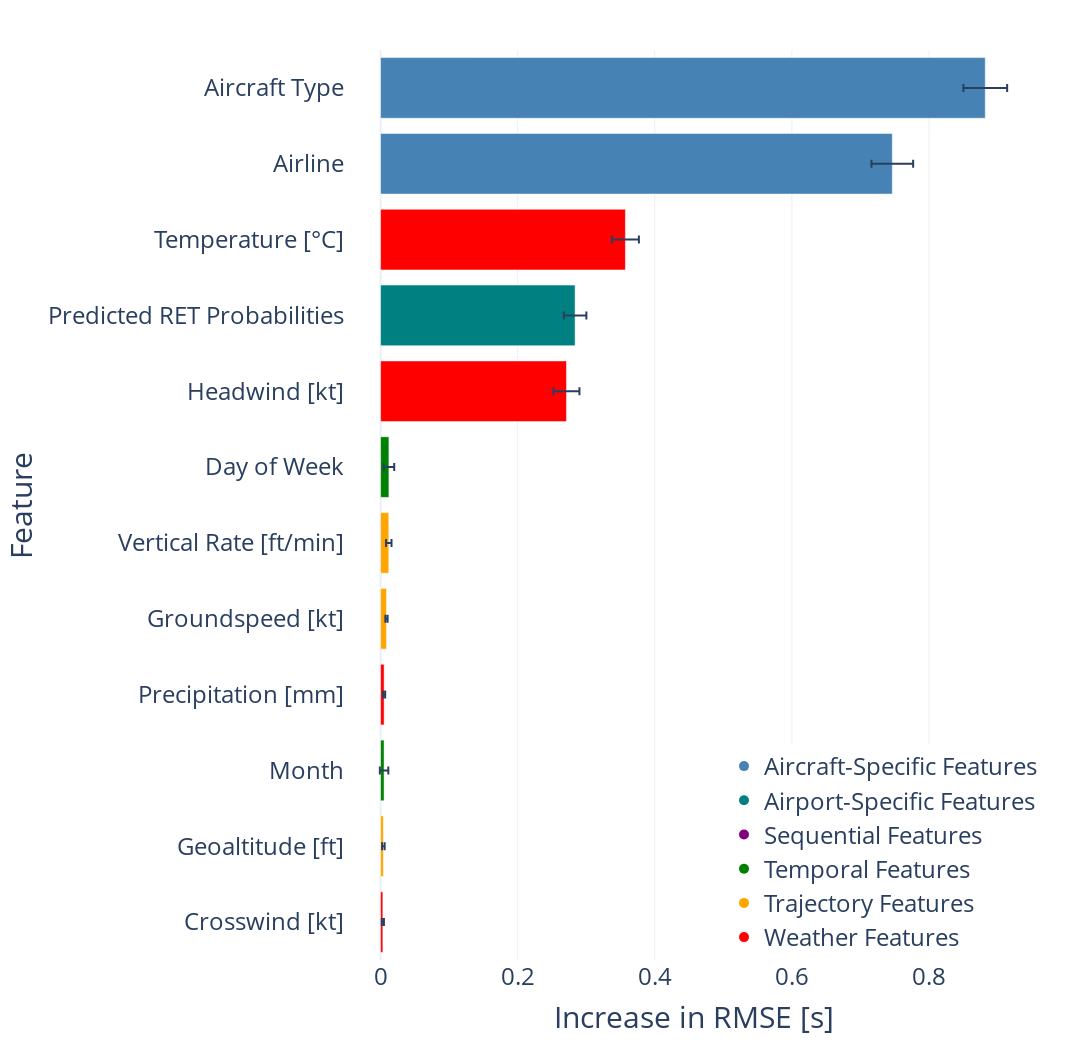

Notebook code for this chart:
### Markdown cell above
#### Permutation Feature Importance for Static and Time-Dependent Inputs

### Code cell
# --- Ensure reproducibility across NumPy, random, and TensorFlow ---
def set_global_seed(seed=42):
    np.random.seed(seed)
    random.seed(seed)
    try:
        tf.random.set_seed(seed)
    except ImportError:
        pass

set_global_seed(42)

# --- Group static features by semantic prefixes ---
def define_feature_groups(feature_names):
    prefixes = {
        "Aircraft Type": "A/C Type_",
        "ICAO Code": "ICAO Code_",
        "Day of Week": "Day of week ",
        "Month": "Month ",
        "Predicted RET Probabilities": "prob_",
    }
    groups = {
        key: [i for i, name in enumerate(feature_names) if name.startswith(prefix)]
        for key, prefix in prefixes.items()
    }
    # Assign remaining features to individual groups
    for i, name in enumerate(feature_names):
        if not any(i in idxs for idxs in groups.values()):
            groups[name] = [i]
    return groups

# --- Grouped permutation importance for static features ---
def permutation_importance_grouped(model, X_time, X_static, y, groups, n_repeats=30):
    if isinstance(X_static, pd.DataFrame):
        X_static = X_static.astype(np.float32).values
    elif isinstance(X_static, np.ndarray) and X_static.dtype != np.float32:
        X_static = X_static.astype(np.float32)

    base_pred = model.predict([X_time, X_static], verbose=0).flatten()
    base_rmse = np.sqrt(mean_squared_error(y, base_pred))
    results = {}

    for name, idxs in groups.items():
        diffs = []
        for _ in range(n_repeats):
            perm = np.random.permutation(X_static.shape[0])
            X_static_perm = X_static.copy()
            X_static_perm[:, idxs] = X_static[perm][:, idxs]
            pred = model.predict([X_time, X_static_perm], verbose=0).flatten()
            rmse_perm = np.sqrt(mean_squared_error(y, pred))
            diffs.append(rmse_perm - base_rmse)
        results[name] = {
            'mean': np.mean(diffs),
            'std': np.std(diffs)
        }
    return results

# --- Permutation importance for time-series features ---
def permutation_importance_time(model, X_time, X_static, y, time_features, n_repeats=30):
    base_rmse = np.sqrt(mean_squared_error(y, model.predict([X_time, X_static], verbose=0).flatten()))
    results = {}
    for i, name in enumerate(time_features):
        diffs = []
        for _ in range(n_repeats):
            perm = np.random.permutation(len(X_time))
            X_time_perm = X_time.copy()
            X_time_perm[:, :, i] = X_time[perm, :, i]
            pred = model.predict([X_time_perm, X_static], verbose=0).flatten()
            diffs.append(np.sqrt(mean_squared_error(y, pred)) - base_rmse)
        results[name] = {'mean': np.mean(diffs), 'std': np.std(diffs)}
    return results

# --- Apply human-readable feature name mapping ---
def apply_name_mapping(importance_dict, name_map):
    return {name_map.get(k, k): v for k, v in importance_dict.items()}

# --- Plot permutation feature importance using Plotly ---
def plot_feature_importance(importance, cat_map, out_path=None):
    categories = {
        'Aircraft-Specific Features': 'steelblue',
        'Airport-Specific Features': 'teal',
        'Sequential Features': 'purple',
        'Temporal Features': 'green',
        'Trajectory Features': 'orange',
        'Weather Features': 'red',
    }

    df = pd.DataFrame([
        {'Feature': k, 'Mean': v['mean'], 'Std': v['std']}
        for k, v in importance.items()
    ])
    df = df.sort_values(by='Mean', ascending=False)

    colors = [categories.get(cat_map.get(f, ''), 'gray') for f in df['Feature']]

    fig = go.Figure(go.Bar(
        x=df['Mean'], y=df['Feature'], orientation='h',
        error_x=dict(type='data', array=df['Std']),
        marker=dict(color=colors), name=''
    ))

    for cat, color in categories.items():
        fig.add_trace(go.Scatter(
            x=[None], y=[None], mode='markers',
            marker=dict(size=10, color=color),
            showlegend=True, name=cat
        ))

    fig.for_each_trace(lambda t: t.update(showlegend=False) if t.name == '' else None)

    fig.update_layout(
        xaxis=dict(title='Increase in RMSE [s]', title_font=dict(size=30), tickfont=dict(size=24)),
        yaxis=dict(title='Feature', title_font=dict(size=30), tickfont=dict(size=24), autorange='reversed'),
        margin=dict(l=150, r=50, t=50, b=50),
        showlegend=True,
        legend=dict(font=dict(size=24), x=1, y=0, xanchor="right", yanchor="bottom"),
        height=800 + len(df) * 20,
        width=1800,
        template='plotly_white'
    )

    if out_path:
        os.makedirs(os.path.dirname(out_path), exist_ok=True)
        fig.write_image(out_path, scale=5)
    fig.show()

# --- Mapping from raw feature names to formatted display names (for plots or tables) ---
formatted_names_mapping = {
    'MALW kg': 'MALW [kg]',
    'ICAO Code': 'Airline',
    'A/C Type': 'Aircraft Type',
    'Number of Engines': 'Number of Engines',
    'Propulsion Type': 'Propulsion Type',
    'groundspeed': 'Groundspeed [kt]',
    'groundspeed at prediction': 'Groundspeed [kt]',
    'distance': 'Distance to TH [NM]',
    'geoaltitude': 'Geoaltitude [ft]',
    'vertical_rate': "Vertical Rate [ft/min]",
    'Hour sin': 'Hour sin',
    'Hour cos': 'Hour cos',
    'Day of week sin': 'Day of week sin',
    'Day of week cos': 'Day of week cos',
    'Temperature °C': 'Temperature [°C]',
    'temp_2m': 'Temperature [°C]',
    'Headwind kt': 'Headwind [kt]',
    "new_headwind_kt": "Headwind [kt]",
    'Crosswind kt': 'Crosswind [kt]',
    'new_crosswind_kt': 'Crosswind [kt]',
    'Visibility Category': 'Visibility Category',
    'Precipitation mm': 'Precipitation [mm]',
    'precip_10min': 'Precipitation [mm]',
    'pressure_qnh': 'Pressure [hPa]',
    'Arrival Traffic Intensity with go-arounds': 'Arrival Traffic Intensity',
    'Time from Previous Landing s': 'Time from Previous Landing [s]',
    'Average ROT Previous Flight same A/C Type Total [s]': 'Average AROT same A/C Type [s]',
    'Number of Successive Traffic': 'Number of Successive Aircraft',
    'Successive Traffic Distance': 'Distance to Successive Aircraft [NM]',
    'Successive Traffic Groundspeed': 'Successive Aircraft Groundspeed [kt]',
    'prob_H1': 'Predicted Probability H1',
    'prob_H2': 'Predicted Probability H2',
    'prob_H3': 'Predicted Probability H3',
    'Successive Traffic Geoaltitude': 'Successive Aircraft Geoaltitude [ft]',
    'Number of preceding Traffic': 'Number of Preceding Aircraft',
    'Distance to Preceding Aircraft': 'Distance to Preceding Aircraft [NM]',
}

# --- Feature category mapping for grouping and visualization ---
feature_category_mapping = {
    'MALW [kg]': 'Aircraft-Specific Features',
    'Airline': 'Aircraft-Specific Features',
    'Aircraft Type': 'Aircraft-Specific Features',
    'Number of Engines': 'Aircraft-Specific Features',
    'Propulsion Type': 'Aircraft-Specific Features',
    'Gate Region': 'Airport-Specific Features',
    'Groundspeed [kt]': 'Trajectory Features',
    'Geoaltitude [ft]': 'Trajectory Features',
    'Vertical Rate [ft/min]': 'Trajectory Features',
    'Distance to TH [NM]': 'Trajectory Features',
    'Hour': 'Temporal Features',
    'Day of Week': 'Temporal Features',
    'Month': 'Temporal Features',
    'Temperature [°C]': 'Weather Features',
    'Headwind [kt]': 'Weather Features',
    'Crosswind [kt]': 'Weather Features',
    'Visibility Category': 'Weather Features',
    'Precipitation [mm]': 'Weather Features',
    'Pressure [hPa]': 'Weather Features',
    'Arrival Traffic Intensity': 'Traffic Intensity',
    'Time from Previous Landing [s]': 'Sequential Features',
    'Average AROT same A/C Type [s]': 'Aircraft-Specific Features',
    'Number of Successive Aircraft': 'Sequential Features',
    'Distance to Successive Aircraft [NM]': 'Sequential Features',
    'Successive Aircraft Groundspeed [kt]': 'Sequential Features',
    'Successive Aircraft Geoaltitude [ft]': 'Sequential Features',
    'Successor Aligned': 'Sequential Features',
    'Predicted Probability H1': 'Airport-Specific Features',
    'Predicted Probability H2': 'Airport-Specific Features',
    'Predicted Probability H3': 'Airport-Specific Features',
    'Predicted RET Probabilities': 'Airport-Specific Features',
    'Number of Preceding Aircraft': 'Sequential Features',
    'Distance to Preceding Aircraft [NM]': 'Sequential Features',
}




# --- Execute importance analysis and plot results ---
feature_names_static = X_static.columns.tolist()
groupings = define_feature_groups(feature_names_static)

static_importance = permutation_importance_grouped(
    model=supervised,
    X_time=X_time_test,
    X_static=X_static_test,
    y=y_test,
    groups=groupings,
    n_repeats=100
)

time_importance = permutation_importance_time(
    model=supervised,
    X_time=X_time_test,
    X_static=X_static_test,
    y=y_test,
    time_features=['groundspeed', 'geoaltitude', 'vertical_rate'],
    n_repeats=100
)

combined_importance_raw = {**static_importance, **time_importance}
combined_importance = apply_name_mapping(combined_importance_raw, formatted_names_mapping)

# --- Save raw and named importance results as JSON before plotting ---
os.makedirs("Plots", exist_ok=True)

with open("Plots/Feature_importance_combined_raw.json", "w") as f:
    json.dump(combined_importance_raw, f, indent=4)

with open("Plots/Feature_importance_combined_named.json", "w") as f:
    json.dump(combined_importance, f, indent=4)



plot_feature_importance(
    importance=combined_importance,
    cat_map=feature_category_mapping,
    out_path="Plots/Feature_importance_plot.pdf"
)

### Figure 1 — Plotly figure (JSON) as saved in the notebook; plotly's stock layout.template omitted (floating-point values rounded to 4 significant figures)
{"data": [{"error_x": {"array": [0.03193, 0.03039, 0.01968, 0.01644, 0.01892, 0.007769, 0.00399, 0.001644, 0.001509, 0.006177, 0.001885, 0.001558], "type": "data"}, "marker": {"color": ["steelblue", "steelblue", "red", "teal", "red", "green", "orange", "orange", "red", "green", "orange", "red"]}, "name": "", "orientation": "h", "showlegend": false, "type": "bar", "x": [0.8821, 0.7465, 0.3571, 0.2837, 0.2712, 0.01211, 0.01193, 0.008589, 0.005164, 0.005093, 0.004023, 0.003301], "y": ["Aircraft Type", "Airline", "Temperature [°C]", "Predicted RET Probabilities", "Headwind [kt]", "Day of Week", "Vertical Rate [ft/min]", "Groundspeed [kt]", "Precipitation [mm]", "Month", "Geoaltitude [ft]", "Crosswind [kt]"]}, {"marker": {"color": "steelblue", "size": 10}, "mode": "markers", "name": "Aircraft-Specific Features", "showlegend": true, "type": "scatter", "x": [null], "y": [null]}, {"marker": {"color": "teal", "size": 10}, "mode": "markers", "name": "Airport-Specific Features", "showlegend": true, "type": "scatter", "x": [null], "y": [null]}, {"marker": {"color": "purple", "size": 10}, "mode": "markers", "name": "Sequential Features", "showlegend": true, "type": "scatter", "x": [null], "y": [null]}, {"marker": {"color": "green", "size": 10}, "mode": "markers", "name": "Temporal Features", "showlegend": true, "type": "scatter", "x": [null], "y": [null]}, {"marker": {"color": "orange", "size": 10}, "mode": "markers", "name": "Trajectory Features", "showlegend": true, "type": "scatter", "x": [null], "y": [null]}, {"marker": {"color": "red", "size": 10}, "mode": "markers", "name": "Weather Features", "showlegend": true, "type": "scatter", "x": [null], "y": [null]}], "layout": {"height": 1040, "legend": {"font": {"size": 24}, "x": 1, "xanchor": "right", "y": 0, "yanchor": "bottom"}, "margin": {"b": 50, "l": 150, "r": 50, "t": 50}, "showlegend": true, "width": 1800, "xaxis": {"tickfont": {"size": 24}, "title": {"font": {"size": 30}, "text": "Increase in RMSE [s]"}}, "yaxis": {"autorange": "reversed", "tickfont": {"size": 24}, "title": {"font": {"size": 30}, "text": "Feature"}}}}
